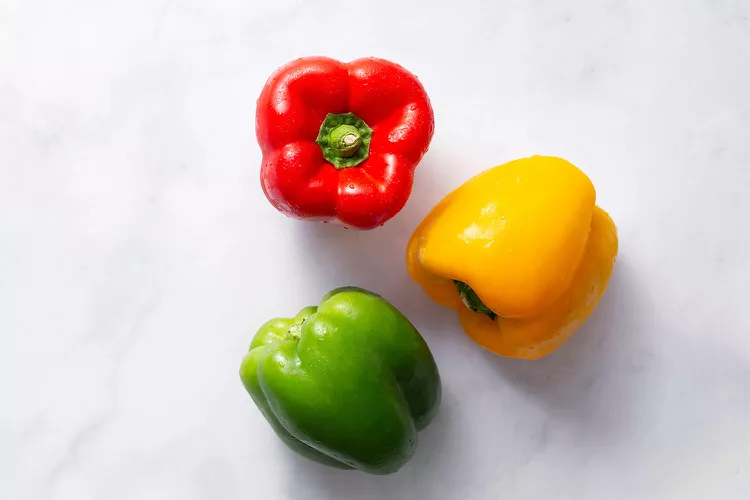
#> input picture Digital_Image _Processing_Anonmous/Experiment1/Task123/Task1/peppers.jpg, 750 x 500 px, found by its file name
$ jupyter execute --allow-errors '实验指导书.ipynb'   (older library calls are emulated)   (text cells are left out)
#> lines starting #> are read from the running program, lines starting #| are printed output that depends on the picture; after the words box and inside, x2 and y2 are one past the last pixel; in counts of white or black regions, pixels touching at a corner belong together; pictures that were not available may be replaced by others from this repository, and a replacement may not be noted
[cell 1]
#部分代码需要根据实际情况更改
#红绿通道互换
import cv2

image = cv2.imread('E:\\pictures\\peppers.jpg')
#> image is the input picture: shape (500, 750, 3); mean B, G, R 179.3, 193.4, 210
#image = cv2.imread('1.jpg')
image1 = image.copy()
image[:,:,1] = image1[:,:,2]
image[:,:,2] = image1[:,:,1]
cv2.namedWindow('changed picture',cv2.WINDOW_NORMAL)
cv2.imshow('changed picture',image)
cv2.waitKey(0)
cv2.destroyAllWindows()

[cell 2]
#灰度化
import cv2

image = cv2.imread('E:\\pictures\\peppers.jpg')
gray = cv2.cvtColor(image,cv2.COLOR_BGR2GRAY)
cv2.namedWindow('rgb to gray', cv2.WINDOW_NORMAL)
cv2.imshow('rgb to gray',gray)
cv2.waitKey(0)
cv2.destroyAllWindows()

[cell 3]
#图像旋转
import cv2

image = cv2.imread('E:\\pictures\\peppers.jpg',0)
imageInformation = image.shape
#> imageInformation = (500, 750)
height = imageInformation[0]
#> height = 500
width = imageInformation[1]
#> width = 750
M = cv2.getRotationMatrix2D((height*0.5,width*0.5),15,0.8)
# 这里有三个参数 分别是中心位置，旋转角度，缩放程度
dst = cv2.warpAffine(image,M,(height,width),cv2.INTER_NEAREST)
cv2.namedWindow('rotate',cv2.WINDOW_NORMAL)
cv2.imshow("rotate",dst)
cv2.waitKey(0)

[cell 4]
#图像缩放（缩放到原来的2.5倍）
import cv2

image = cv2.imread('E:\\pictures\\peppers.jpg',0)
imageInformation = image.shape
height = imageInformation[0]
width = imageInformation[1]
image1 = cv2.resize(image,(int(height*2.5),int(width*2.5)))
cv2.namedWindow('result',cv2.WINDOW_NORMAL)
cv2.imshow("result",image1)
cv2.waitKey(0)

[cell 5]
#最近邻插值法缩放（缩放到原来的3倍）
import cv2

image = cv2.imread('E:\\pictures\\peppers.jpg',0)
imageInformation = image.shape
height = imageInformation[0]
width = imageInformation[1]
image1 = cv2.resize(image,(0,0),fx=3,fy=3,interpolation = cv2.INTER_NEAREST)
#> image1: shape (1500, 2250)
cv2.namedWindow('result',cv2.WINDOW_NORMAL)
cv2.imshow("result",image1)
cv2.waitKey(0)

[cell 6]
#图像镜像与拼接
import cv2

image = cv2.imread('E:\\pictures\\lotus.bmp')
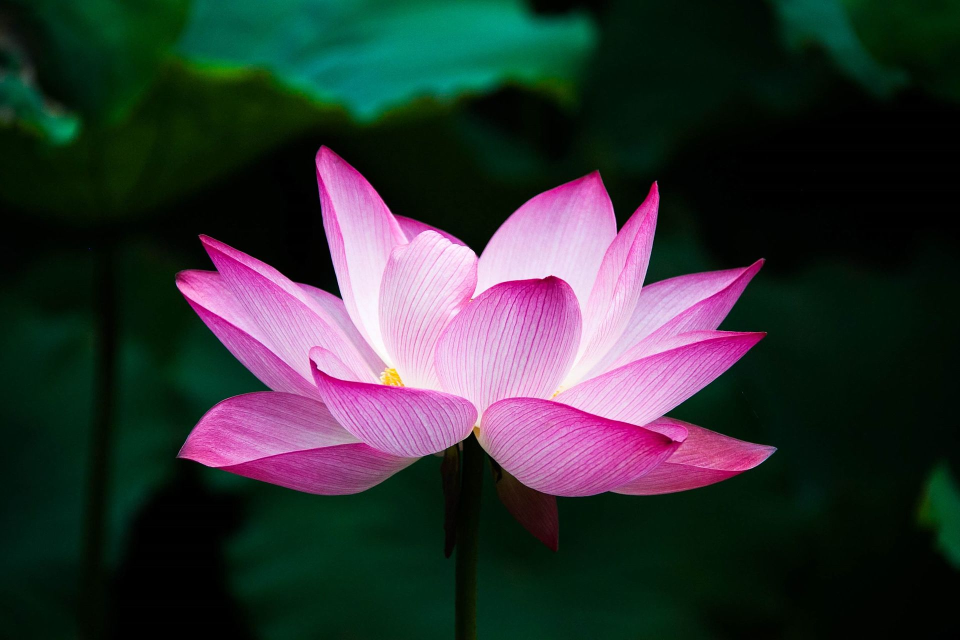
#> input picture Digital_Image _Processing_Anonmous/Experiment1/Task123/Task1/lotus.jpg, 1920 x 1280 px, given in place of lotus.bmp, which was not available (shown at 1/2 size)
#> image is the input picture: shape (1280, 1920, 3); mean B, G, R 53, 51.6, 48.1
flip_horizontal = cv2.flip(image , 1)
flip_vertical = cv2.flip(image , 0)
flip_hv = cv2.flip(image , -1)
image1 = cv2.hconcat([image , flip_horizontal])
#> image1: shape (1280, 3840, 3)
image2 = cv2.hconcat([flip_vertical , flip_hv])
image3 = cv2.vconcat([image1 , image2])
cv2.namedWindow('result',cv2.WINDOW_NORMAL)
cv2.imshow('result',image3)
cv2.waitKey(0)
cv2.destroyAllWindows()

[cell 7]
#灰度直方图
import cv2
from matplotlib import pyplot as plt
import numpy as np


image = cv2.imread('E:\\pictures\\lotus.bmp',0)
#> image: shape (1280, 1920); min 0, max 255, mean 50.7
hist = cv2.calcHist([image], [0], None, [256], [0, 255])
#> hist = 256 values, max 111668 at index 0, min 0 at index 255, mean 9600
plt.plot(hist)
plt.xlim([0, 255])
plt.show()
#> figure, not shown here; curve peaks at x = 0, y = 111668

[cell 8]
#分段线性变换
import cv2
import numpy as np

image = cv2.imread('E:\\pictures\\lotus.bmp',0)
h,w = image.shape[:2]
#> h = 1280; w = 1920
out = np.zeros(image.shape, np.uint8)
for i in range(h):
    for j in range(w):
        pix = image[i][j]
        if pix < 10:
            out[i][j] = 0
        elif pix < 180:
            out[i][j] = pix
        else:
            out[i][j] = 255

cv2.namedWindow('result', 0)
cv2.imshow('result' , out)
cv2.waitKey(0)
cv2.destroyAllWindows()

[cell 9]
#直方图均衡化
import cv2

image = cv2.imread('E:\\pictures\\lotus.bmp',0)
equalizedimage = cv2.equalizeHist(image)
cv2.namedWindow('equalizedimage', cv2.WINDOW_NORMAL)
cv2.imshow('equalizedimage', equalizedimage)
cv2.waitKey(0)
cv2.destroyAllWindows()

[cell 10]
#伪彩色增强
import cv2

image = cv2.imread('E:\\pictures\\lotus.bmp',0)
color_image = cv2.applyColorMap(image, cv2.COLORMAP_JET)
cv2.imshow("color_image", color_image)
cv2.waitKey(0)
cv2.destroyAllWindows()

[cell 11]
#椒盐噪声3*3中值滤波
import cv2
import numpy as np
import random

#椒盐噪声
def sp_noise(image,prob):
#> called with prob = 0.04
    thres = 1 - prob
    output = np.zeros(image.shape, np.uint8)
    for i in range(image.shape[0]):
        for j in range(image.shape[1]):
            rdn = random.random()#生成0-1之间的随机值
            if rdn < prob:
                output[i][j] = 0
            elif rdn > thres:
                output[i][j] = 1
            else:
                output[i][j] = image[i][j]
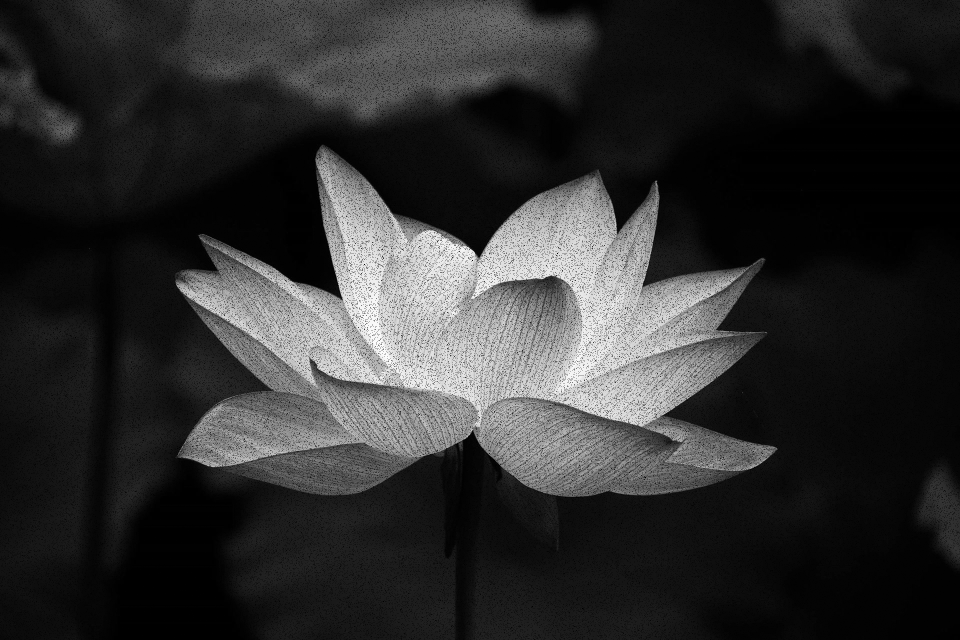
#> output: shape (1280, 1920) (shown at 1/2 size); min 0, max 255, mean 46.7
    return output

image = cv2.imread('E:\\pictures\\lotus.bmp',0)
image1 = sp_noise(image, 0.04)
image2 = cv2.medianBlur(image1, 3)
#> image2: shape (1280, 1920)
image3 = cv2.hconcat([image, image1])
#> image3: shape (1280, 3840)
cv2.namedWindow('result', cv2.WINDOW_NORMAL)
cv2.imshow('result', image3)
cv2.waitKey(0)
cv2.destroyAllWindows()

[cell 12]
#高斯滤波
import cv2
import numpy as np
import random

def gaussian_noise(image,mean,var):
#> called with mean = 0, var = 0.01
    image = np.array(image/255,dtype=float)
    noise = np.random.normal(mean,var**0.5,image.shape)
    out = image+noise
    if out.min() < 0:
        low_clip = -1
    else:
        low_clip = 0
    out = np.clip(out,low_clip,1.0)
    out = np.uint8(out * 255)
    return  out

image = cv2.imread('E:\\pictures\\lotus.bmp',0)
out1 = gaussian_noise(image,0,0.01)
gaussianblurimage = cv2.GaussianBlur(out1, (3,3) , 3,3)
final = cv2.hconcat([gaussianblurimage,out1])
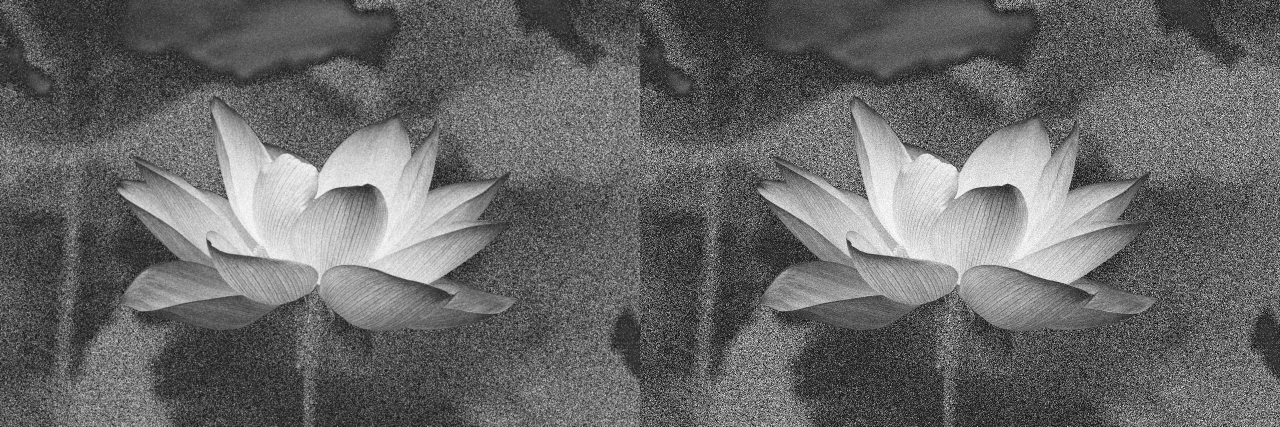
#> final: shape (1280, 3840) (shown at 1/3 size); min 0, max 255, mean 103.9
cv2.namedWindow('result', cv2.WINDOW_NORMAL)
cv2.imshow('result', final)
cv2.waitKey(0)
cv2.destroyAllWindows()

[cell 13]
#Sobel梯度图像
import cv2

image = cv2.imread('E:\\pictures\\lotus.bmp',0)
sobel_x = cv2.Sobel(image, cv2.CV_64F, 1, 0, 3)
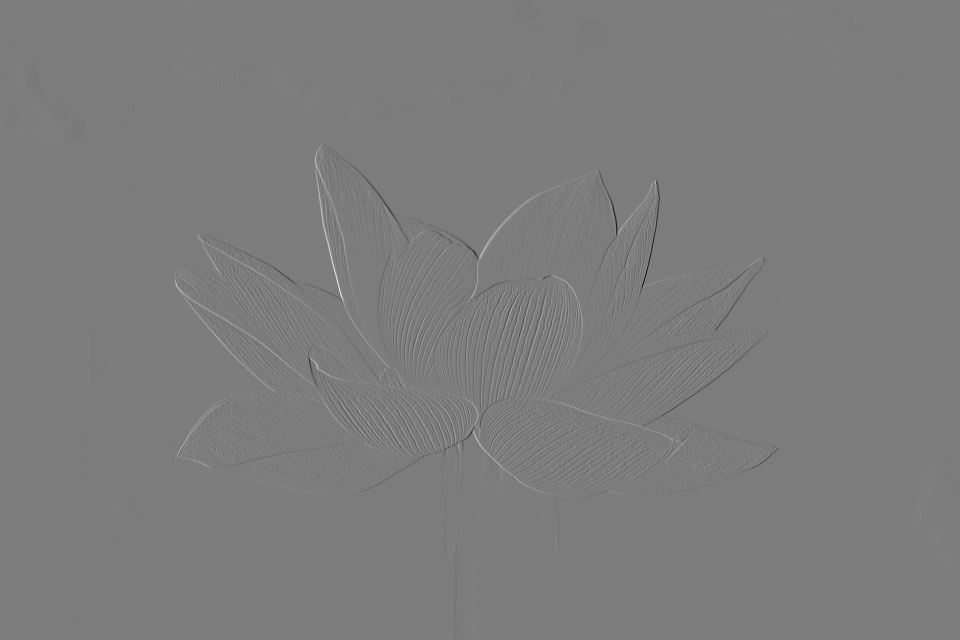
#> sobel_x: shape (1280, 1920) float64 (shown at 1/2 size); min -804, max 840, mean 0; drawn with min black and max white
sobel_y = cv2.Sobel(image, cv2.CV_64F, 0, 1, 3)
sobel_x = cv2.convertScaleAbs(sobel_x)
sobel_y = cv2.convertScaleAbs(sobel_y)
sobel_xy = cv2.addWeighted(sobel_x, 0.5, sobel_y, 0.5, 0)
cv2.namedWindow('result', cv2.WINDOW_NORMAL)
cv2.imshow('result', sobel_xy)
cv2.waitKey(0)
cv2.destroyAllWindows()

[cell 14]
#Sobel锐化图像
import cv2

image = cv2.imread('E:\\pictures\\lotus.bmp',0)
sobel_x = cv2.Sobel(image, cv2.CV_64F, 1, 0, 3)
sobel_y = cv2.Sobel(image, cv2.CV_64F, 0, 1, 3)
sobel_x = cv2.convertScaleAbs(sobel_x)
sobel_y = cv2.convertScaleAbs(sobel_y)
sobel_xy = cv2.addWeighted(sobel_x, 0.5, sobel_y, 0.5, 0)
result = image+sobel_xy
cv2.namedWindow('result', cv2.WINDOW_NORMAL)
cv2.imshow('result', result)
cv2.waitKey(0)
cv2.destroyAllWindows()

[cell 15]
#二值化图像
import cv2

image = cv2.imread('E:\\pictures\\plane.jpg', 0)
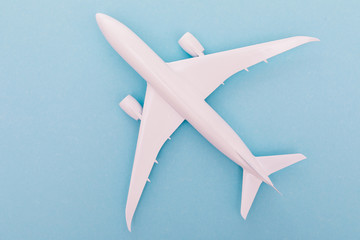
#> input picture Digital_Image _Processing_Anonmous/Experiment1/Task123/Task3/plane.jpg, 360 x 240 px, found by its file name
#> image: shape (240, 360); min 73, max 244, mean 190.9
ret,BWimage = cv2.threshold(image, 127, 255, cv2.THRESH_BINARY)
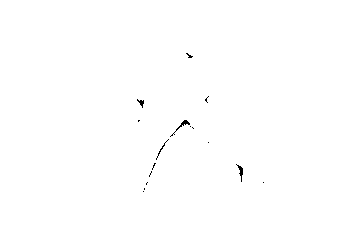
#> BWimage: shape (240, 360); 99.8% white; black in thin lines or dots, all inside (x1, y1, x2, y2) = (137, 53, 264, 192)
cv2.namedWindow('result', cv2.WINDOW_NORMAL)
cv2.imshow('result', BWimage)
cv2.waitKey(0)
cv2.destroyAllWindows()

[cell 16]
#形态学滤波
import cv2

image = cv2.imread('E:\\pictures\\plane.jpg', 0)
ret, BWimage = cv2.threshold(image, 127, 255, cv2.THRESH_BINARY)
kernel = cv2.getStructuringElement(cv2.MORPH_RECT, (3, 3))
LBimage1 = cv2.morphologyEx(BWimage, cv2.MORPH_OPEN, kernel)
LBimage2 = cv2.morphologyEx(BWimage, cv2.MORPH_CLOSE, kernel)
#> LBimage2: shape (240, 360); 99.9% white; 3 black regions (2 under 20 px), largest, box (x1, y1, x2, y2) and area: (239, 167, 243, 175) 26
LBimage3 = cv2.morphologyEx(BWimage, cv2.MORPH_GRADIENT, kernel)
#> LBimage3: shape (240, 360); 0.71% white; 11 white regions (5 under 20 px), largest, box (x1, y1, x2, y2) and area: (155, 119, 195, 161) 249, (235, 163, 244, 183) 92, (136, 98, 145, 109) 63, (148, 162, 157, 178) 61, (185, 52, 194, 59) 44, (204, 95, 210, 104) 37
LBimage4 = cv2.morphologyEx(BWimage, cv2.MORPH_TOPHAT, kernel)
#> LBimage4: shape (240, 360); 0.01% white in thin lines or dots, all inside (x1, y1, x2, y2) = (139, 56, 189, 135)
LBimage5 = cv2.morphologyEx(BWimage, cv2.MORPH_BLACKHAT, kernel)
A = cv2.hconcat([LBimage1, LBimage2, LBimage3 ])
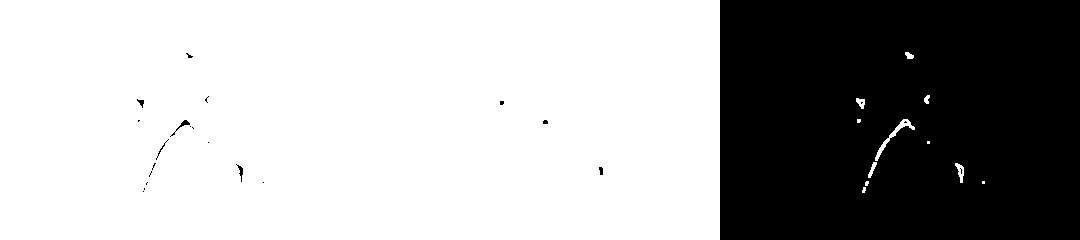
#> A: shape (240, 1080); 66.8% white; 23 black regions (17 under 20 px), largest, box (x1, y1, x2, y2) and area: (720, 0, 1080, 240) 85772, (170, 120, 190, 137) 57, (236, 164, 243, 182) 42, (137, 99, 144, 108) 30, (156, 139, 169, 160) 27, (599, 167, 603, 175) 26
B = cv2.hconcat([LBimage4, LBimage5,  BWimage])
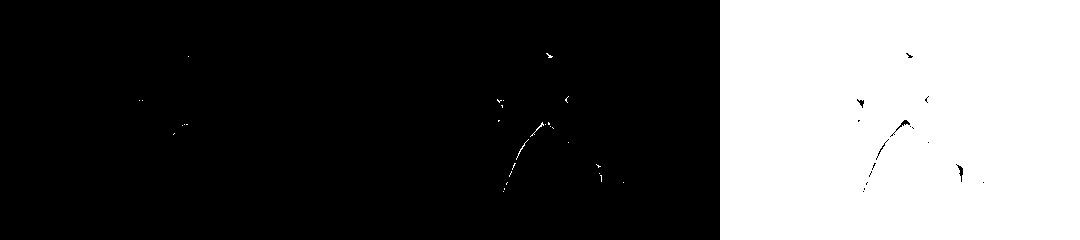
#> B: shape (240, 1080); 33.3% white; 30 white regions (27 under 20 px), largest, box (x1, y1, x2, y2) and area: (720, 0, 1080, 240) 86199, (530, 122, 544, 137) 27, (516, 139, 529, 160) 27
C =cv2.vconcat([A, B])
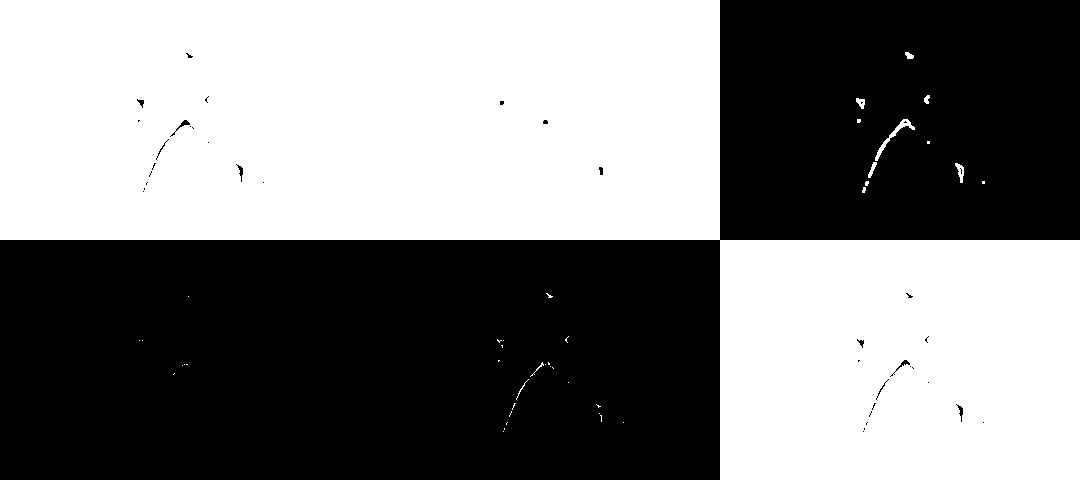
#> C: shape (480, 1080); 50.1% white; 39 black regions (29 under 20 px), largest, box (x1, y1, x2, y2) and area: (0, 0, 1080, 480) 258421, (170, 120, 190, 137) 57, (890, 360, 910, 377) 51
cv2.namedWindow('result', cv2.WINDOW_NORMAL)
cv2.imshow('result', C)
cv2.waitKey(0)
cv2.destroyAllWindows()

[cell 17]
#绘制轮廓
import cv2

image = cv2.imread('E:\\pictures\\plane.jpg')
#> image is the input picture: shape (240, 360, 3); mean B, G, R 215.1, 198.6, 166.5
image1 = cv2.cvtColor(image, cv2.COLOR_BGR2GRAY)
#> image1: shape (240, 360)
ret, BWimage = cv2.threshold(image1, 127, 255, cv2.THRESH_BINARY_INV)
contours, hierarchy = cv2.findContours(BWimage, cv2.RETR_EXTERNAL, cv2.CHAIN_APPROX_NONE)
#> contours = 16 contours, 14 with area under 20; largest, box (x1, y1, x2, y2) and area: (170, 120, 190, 137) 27, (236, 164, 243, 182) 23
cv2.drawContours(image, contours, -1, (0, 0, 255), 1)
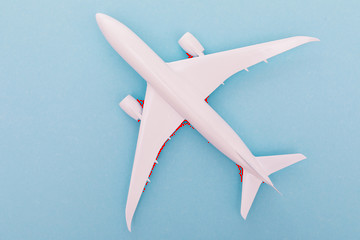
#> image: shape (240, 360, 3); 0.19% of pixels changed, all inside (x1, y1, x2, y2) = (137, 53, 264, 192)
cv2.namedWindow('result',  cv2.WINDOW_NORMAL)
cv2.imshow('result', image)
cv2.waitKey(0)
cv2.destroyAllWindows()

[cell 18]
#重建的图像
import cv2
import numpy as np

gray = cv2.imread('E:\\pictures\\plane.jpg',0)
image = cv2.imread('E:\\pictures\\plane.jpg')
ret, BWimage = cv2.threshold(gray, 127, 255, cv2.THRESH_BINARY_INV)
contours, hierarchy = cv2.findContours(BWimage, cv2.RETR_EXTERNAL, cv2.CHAIN_APPROX_NONE)
contour_array = contours[0]
#> contour_array = [[143, 191]]
contours_complex = np.empty(contour_array.shape[:-1], dtype=complex)
contours_complex.real = contour_array[:,:,0]
contours_complex.imag = contour_array[:,:,1]

for i in range(1,len(contours_complex.real),4):
    contours_complex.real[i,0] = contour_array[i,:,0]

for j in range(1,len(contours_complex.imag),4):
    contours_complex.imag[j,0] = contour_array[j,:,1]

fourier_result = np.fft.fft(contours_complex)
contour_reconstruct = np.fft.ifft(fourier_result)
contour_reconstruct = np.array([contour_reconstruct.real,contour_reconstruct.imag])
#> contour_reconstruct = [143, 191]
contour_reconstruct = np.transpose(contour_reconstruct)
#> contour_reconstruct = [[143, 191]]
contour_reconstruct = np.expand_dims(contour_reconstruct, axis = 1)
cv2.drawContours(image,contour_reconstruct.astype(int),-1, (0, 0, 255), 1)
cv2.namedWindow("contour_reconstruct",0)
cv2.imshow("contour_reconstruct", image)
cv2.waitKey(0)
cv2.destroyAllWindows()
